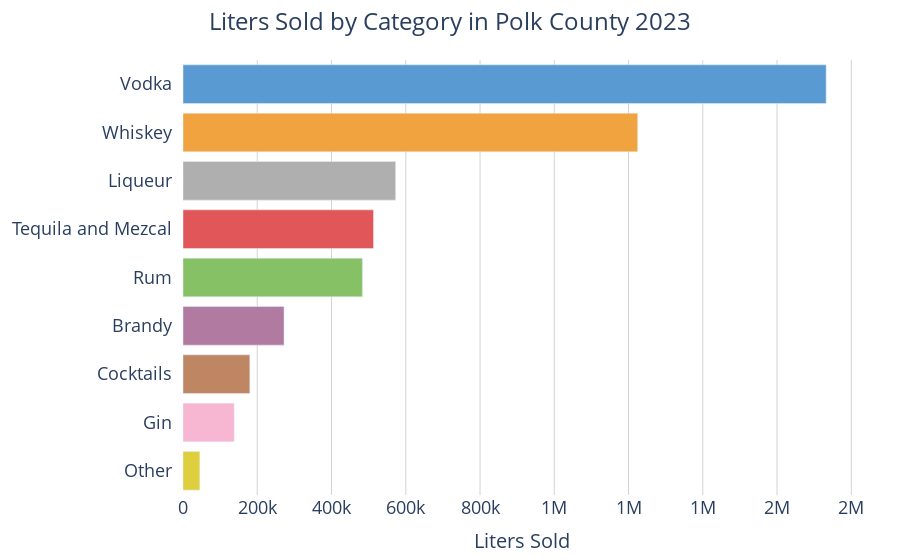

The code cell stored with this chart in its notebook:
### Code cell
fig = px.bar(
    cat_sales_df,
    x='liters_sold_per_cat',
    y='liquor_type',
    orientation='h', 
    color='liquor_type',  
    color_discrete_map= liquor_colors,  # Apply custom colors
    labels={'liquor_type': 'Liquor Type ', 'liters_sold_per_cat': 'Liters Sold '}, 
    height=600  
)

# Update layout
fig.update_layout(
    xaxis=dict(
        title='Liters Sold',
        tickfont=dict(size=18),
        title_font = dict(size = 20),
        showgrid = True,
        gridcolor = 'LightGrey',
        tickformat=".0s" # No decimal places, use SI notation

    ), 
    yaxis=dict(
        title=None,
        tickfont=dict(size=18),
        ticksuffix = '  ' #pad between y tick labels and chart
    ),
    
    title=dict(
        text = "Liters Sold by Category in Polk County 2023",
        x = .5,
        xanchor = 'center'
     ),

    showlegend=False, 
    plot_bgcolor='rgba(0,0,0,0)',  # Transparent background for the plot area
    margin=dict(l=40, r=40, t=60, b=40),  # Left, Right, Top, Bottom margins
    title_font_size = 24
)

fig.show()

### Figure 1 — Plotly figure (JSON) as saved in the notebook; plotly's stock layout.template omitted (floating-point values rounded to 4 significant figures)
{"data": [{"alignmentgroup": "True", "hovertemplate": "Liquor Type =%{y}<br>Liters Sold =%{x}<extra></extra>", "legendgroup": "Vodka", "marker": {"color": "#599ad3", "pattern": {"shape": ""}}, "name": "Vodka", "offsetgroup": "Vodka", "orientation": "h", "showlegend": true, "textposition": "auto", "type": "bar", "x": [1732000.0], "xaxis": "x", "y": ["Vodka"], "yaxis": "y"}, {"alignmentgroup": "True", "hovertemplate": "Liquor Type =%{y}<br>Liters Sold =%{x}<extra></extra>", "legendgroup": "Whiskey", "marker": {"color": "#f1a340", "pattern": {"shape": ""}}, "name": "Whiskey", "offsetgroup": "Whiskey", "orientation": "h", "showlegend": true, "textposition": "auto", "type": "bar", "x": [1225000.0], "xaxis": "x", "y": ["Whiskey"], "yaxis": "y"}, {"alignmentgroup": "True", "hovertemplate": "Liquor Type =%{y}<br>Liters Sold =%{x}<extra></extra>", "legendgroup": "Liqueur", "marker": {"color": "#afafaf", "pattern": {"shape": ""}}, "name": "Liqueur", "offsetgroup": "Liqueur", "orientation": "h", "showlegend": true, "textposition": "auto", "type": "bar", "x": [572700.0], "xaxis": "x", "y": ["Liqueur"], "yaxis": "y"}, {"alignmentgroup": "True", "hovertemplate": "Liquor Type =%{y}<br>Liters Sold =%{x}<extra></extra>", "legendgroup": "Tequila and Mezcal", "marker": {"color": "#e15759", "pattern": {"shape": ""}}, "name": "Tequila and Mezcal", "offsetgroup": "Tequila and Mezcal", "orientation": "h", "showlegend": true, "textposition": "auto", "type": "bar", "x": [513100.0], "xaxis": "x", "y": ["Tequila and Mezcal"], "yaxis": "y"}, {"alignmentgroup": "True", "hovertemplate": "Liquor Type =%{y}<br>Liters Sold =%{x}<extra></extra>", "legendgroup": "Rum", "marker": {"color": "#86c166", "pattern": {"shape": ""}}, "name": "Rum", "offsetgroup": "Rum", "orientation": "h", "showlegend": true, "textposition": "auto", "type": "bar", "x": [483300.0], "xaxis": "x", "y": ["Rum"], "yaxis": "y"}, {"alignmentgroup": "True", "hovertemplate": "Liquor Type =%{y}<br>Liters Sold =%{x}<extra></extra>", "legendgroup": "Brandy", "marker": {"color": "#b07aa1", "pattern": {"shape": ""}}, "name": "Brandy", "offsetgroup": "Brandy", "orientation": "h", "showlegend": true, "textposition": "auto", "type": "bar", "x": [272100.0], "xaxis": "x", "y": ["Brandy"], "yaxis": "y"}, {"alignmentgroup": "True", "hovertemplate": "Liquor Type =%{y}<br>Liters Sold =%{x}<extra></extra>", "legendgroup": "Cocktails", "marker": {"color": "#be8663", "pattern": {"shape": ""}}, "name": "Cocktails", "offsetgroup": "Cocktails", "orientation": "h", "showlegend": true, "textposition": "auto", "type": "bar", "x": [180000.0], "xaxis": "x", "y": ["Cocktails"], "yaxis": "y"}, {"alignmentgroup": "True", "hovertemplate": "Liquor Type =%{y}<br>Liters Sold =%{x}<extra></extra>", "legendgroup": "Gin", "marker": {"color": "#f7b6d2", "pattern": {"shape": ""}}, "name": "Gin", "offsetgroup": "Gin", "orientation": "h", "showlegend": true, "textposition": "auto", "type": "bar", "x": [137900.0], "xaxis": "x", "y": ["Gin"], "yaxis": "y"}, {"alignmentgroup": "True", "hovertemplate": "Liquor Type =%{y}<br>Liters Sold =%{x}<extra></extra>", "legendgroup": "Other", "marker": {"color": "#decf3f", "pattern": {"shape": ""}}, "name": "Other", "offsetgroup": "Other", "orientation": "h", "showlegend": true, "textposition": "auto", "type": "bar", "x": [45230.0], "xaxis": "x", "y": ["Other"], "yaxis": "y"}], "layout": {"autosize": true, "barmode": "relative", "legend": {"title": {"text": "Liquor Type "}, "tracegroupgap": 0}, "margin": {"b": 40, "l": 40, "r": 40, "t": 60}, "plot_bgcolor": "rgba(0, 0, 0, 0)", "showlegend": false, "title": {"font": {"size": 24}, "text": "Liters Sold by Category in Polk County 2023", "x": 0.5, "xanchor": "center"}, "xaxis": {"anchor": "y", "autorange": true, "domain": [0, 1], "gridcolor": "LightGrey", "range": [0, 1823000.0], "showgrid": true, "tickfont": {"size": 18}, "tickformat": ".0s", "title": {"font": {"size": 20}, "text": "Liters Sold"}, "type": "linear"}, "yaxis": {"anchor": "x", "autorange": true, "categoryarray": ["Other", "Gin", "Cocktails", "Brandy", "Rum", "Tequila and Mezcal", "Liqueur", "Whiskey", "Vodka"], "categoryorder": "array", "domain": [0, 1], "range": [-0.5, 8.5], "tickfont": {"size": 18}, "ticksuffix": "  ", "title": {}, "type": "category"}}}
